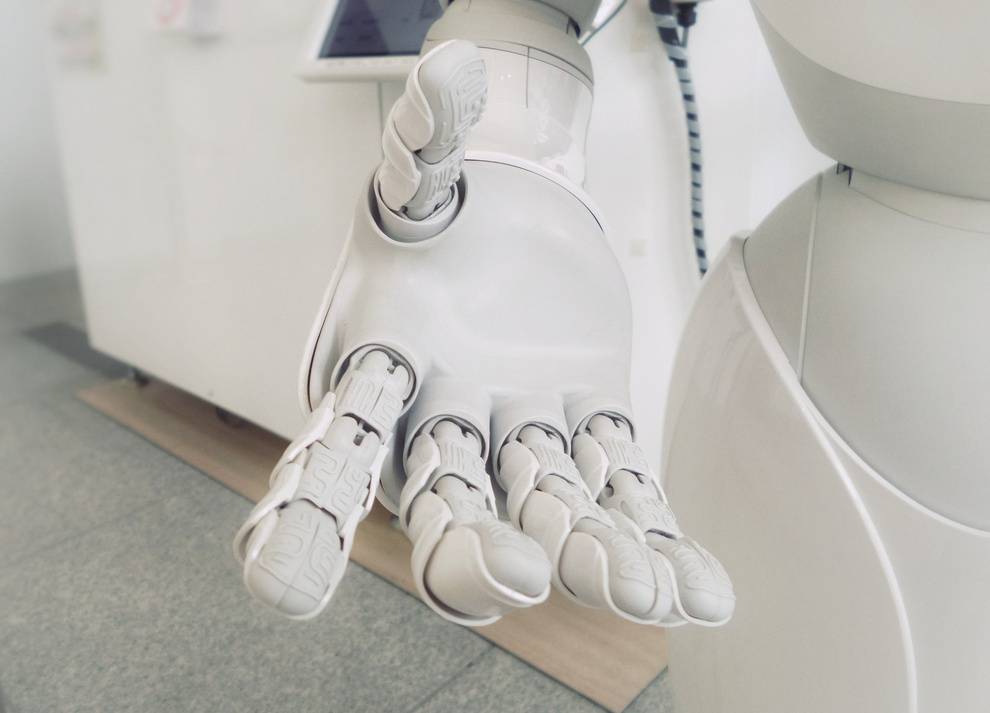
#> input picture Atividade 1/ressources/5.jpg, 990 x 713 px, shrunk from 4468 x 3216 before the run
$ python main.py
#> lines starting #> are read from the running program, lines starting #| are printed output that depends on the picture
### Atividade 1/modules/Atividade1.py
import cv2
from matplotlib import pyplot as plt

def histogram(img, method = 0):
    if method == 0:
        plt.hist(img.ravel(), 256, [0, 256])
    if method == 1:
        histg = cv2.calcHist([img], [0], None, [256], [0, 256])
        plt.plot(histg)
    plt.show()

### Atividade 1/main.py
import cv2
import modules.Atividade1 as a1

def main():
    img = cv2.imread('./ressources/5.jpg', 0)
#> img: shape (713, 990); min 31, max 244, mean 182.7
    a1.histogram(img)
#> in histogram, `plt.show()`:
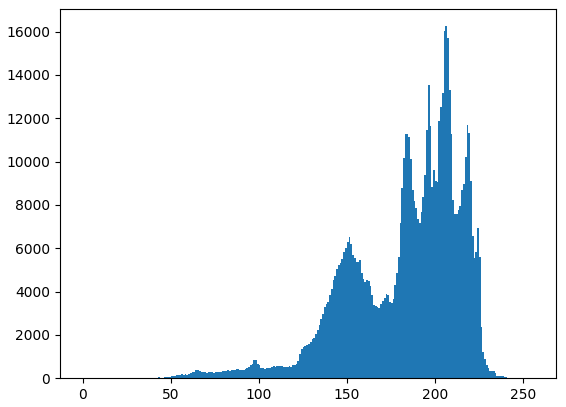
#> figure drawn by matplotlib, 1 panel; tallest bar 16253 high, from x = 206 to 207
    a1.histogram(img, 1)
#> call 2 of histogram, with method = 1
#> in histogram (call 2), `histg = cv2.calcHist([img], [0], None, [256], [0, 256])`: histg = 256 values, max 16253 at index 206, min 0 at index 0, mean 2757.3
#> in histogram (call 2), `plt.show()`:
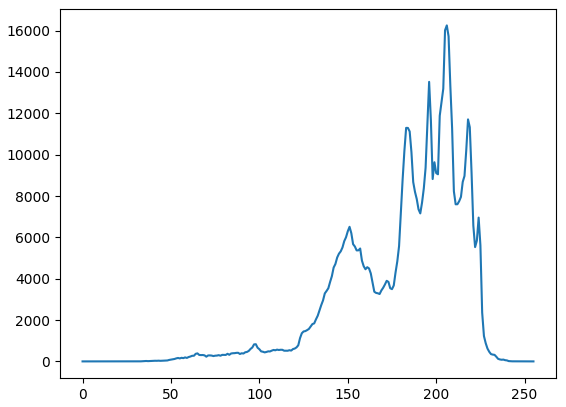
#> figure drawn by matplotlib, 1 panel; curve peaks at x = 206, y = 16253

if __name__ == '__main__':
    main()
    cv2.waitKey(0)

$ run again, with Atividade 1/ressources/3.jpg copied over Atividade 1/ressources/5.jpg
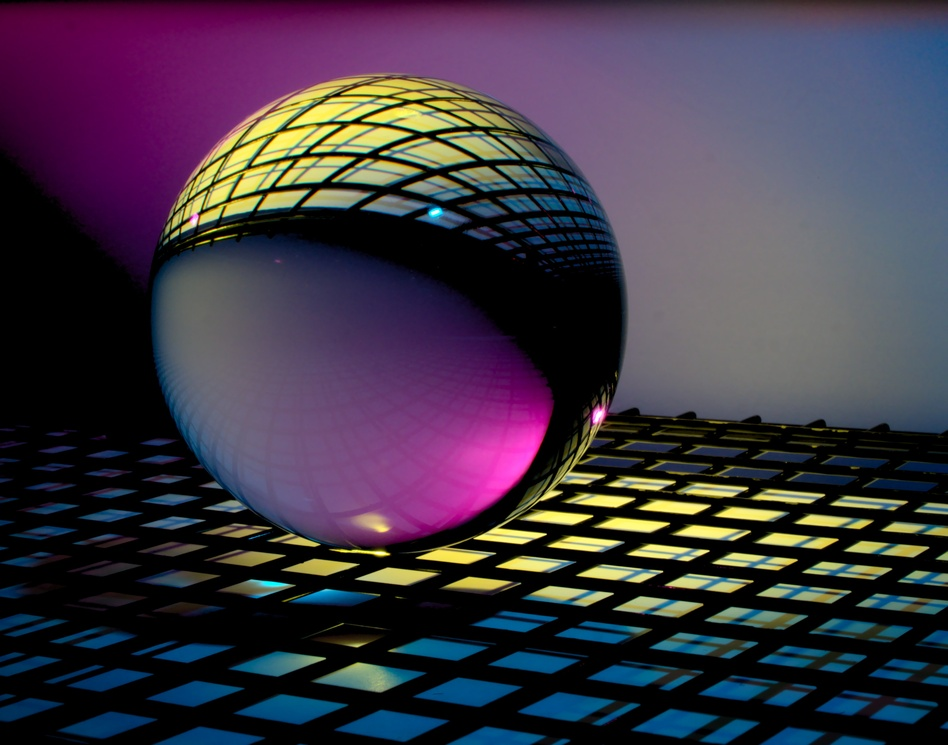
#> input picture Atividade 1/ressources/3.jpg, 948 x 745 px, shrunk from 4077 x 3203 before the run
#> in main, `img = cv2.imread('./ressources/5.jpg', 0)`:
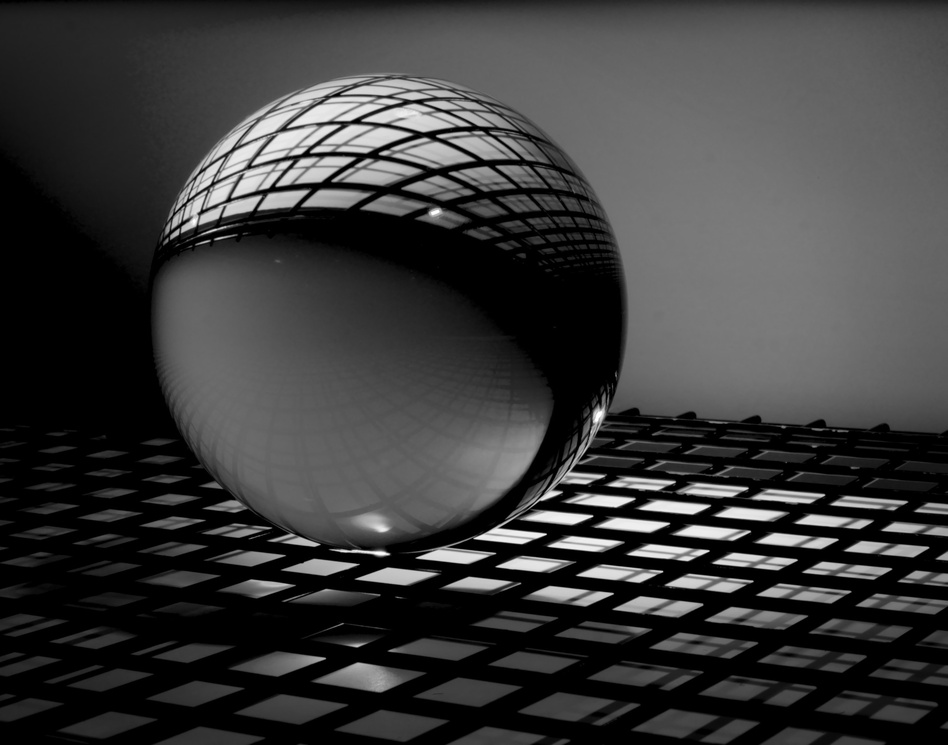
#> img: shape (745, 948); min 0, max 255, mean 58.5
#> histg = 256 values, max 182396 at index 0, min 1 at index 246, mean 2758.8
#> in histogram (call 2), `plt.show()`:
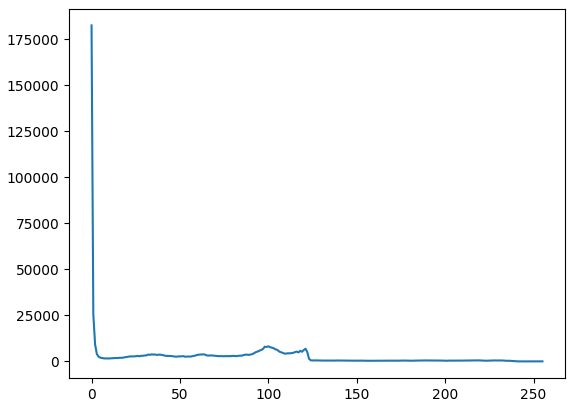
#> figure drawn by matplotlib, 1 panel; curve peaks at x = 0, y = 182396

$ run again, with Atividade 1/ressources/4.jpg copied over Atividade 1/ressources/5.jpg
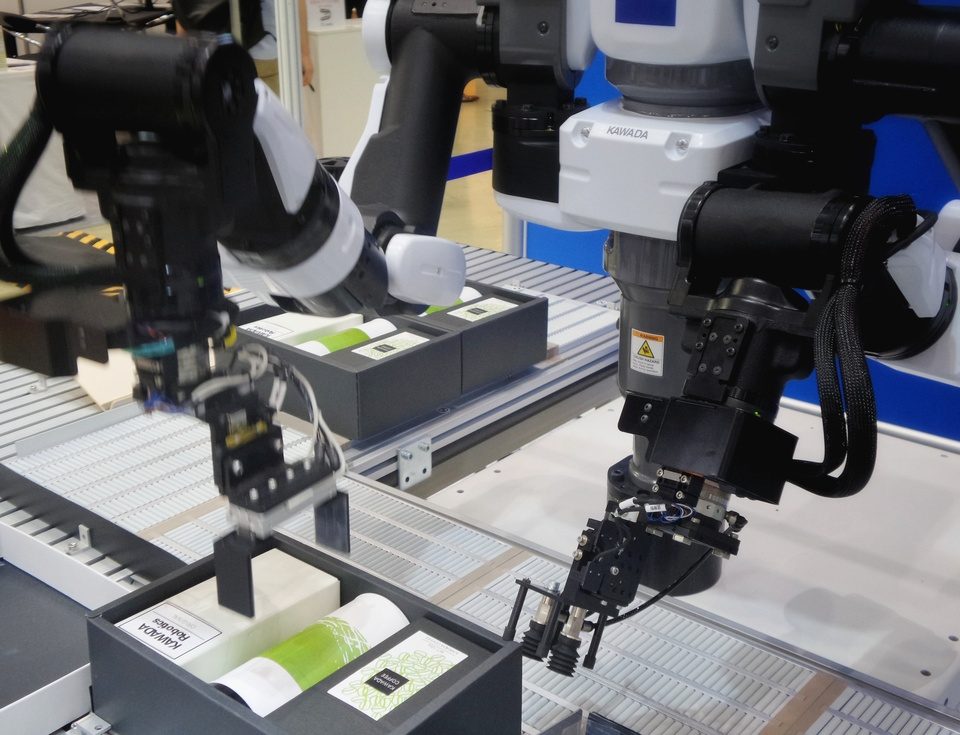
#> input picture Atividade 1/ressources/4.jpg, 960 x 735 px, shrunk from 5079 x 3888 before the run
#> in histogram, `plt.show()`:
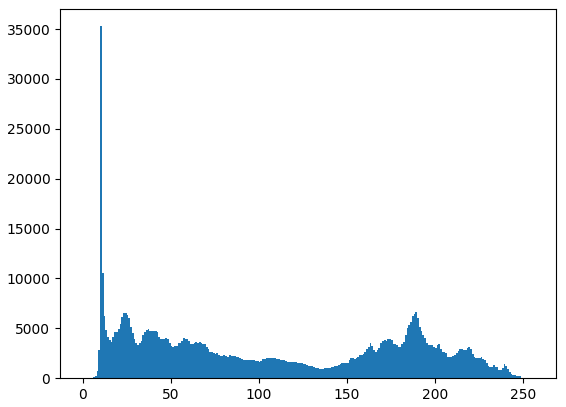
#> figure drawn by matplotlib, 1 panel; tallest bar 35284 high, from x = 10 to 11
#> histg = 256 values, max 35284 at index 10, min 2 at index 1, mean 2756.2
#> in histogram (call 2), `plt.show()`:
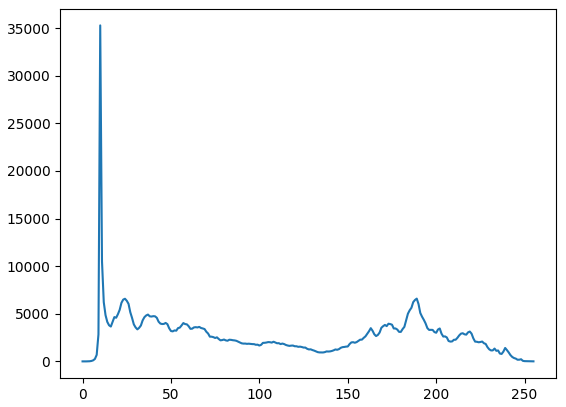
#> figure drawn by matplotlib, 1 panel; curve peaks at x = 10, y = 35284
